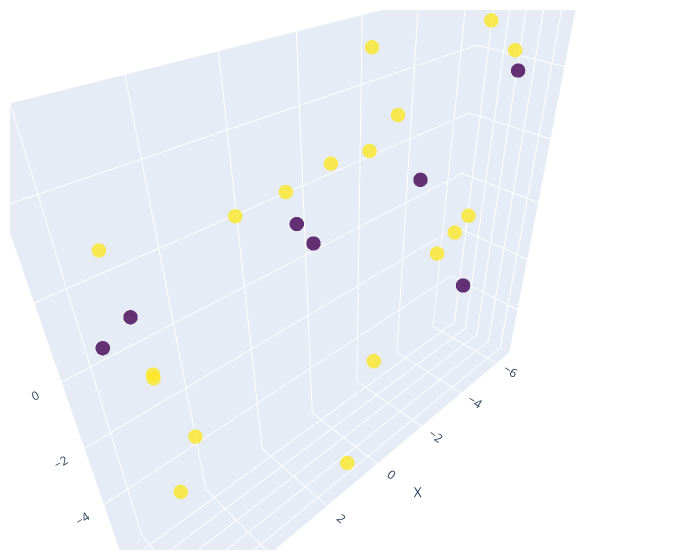
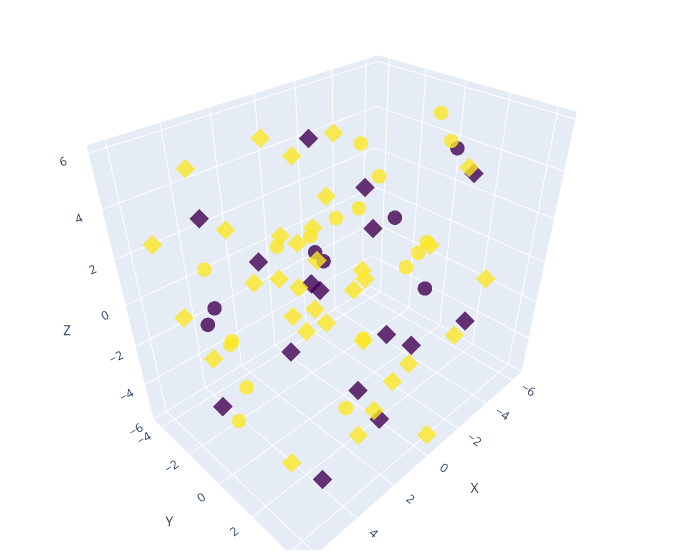

Write notebook code for charts like these, in order.
### Code cell
ea_y.plot_fitness()
best_solution_y = ea_y.get_best_solution()

plot_atoms(best_solution_y, atom_species_by_index)
plot_solution_with_walls((wall_down, wall_up), best_solution_y, atom_species_by_index)

### Figure 1 — Plotly figure (JSON) as saved in the notebook; plotly's stock layout.template omitted (floating-point values rounded to 4 significant figures)
{"data": [{"hoverinfo": "text", "marker": {"color": [4, 6, 6, 6, 6, 6, 6, 6, 4, 4, 4, 6, 6, 6, 4, 4, 6, 6, 6, 6, 6, 6, 6, 6, 4], "colorscale": [[0, "#440154"], [0.1111, "#482878"], [0.2222, "#3e4989"], [0.3333, "#31688e"], [0.4444, "#26828e"], [0.5556, "#1f9e89"], [0.6667, "#35b779"], [0.7778, "#6ece58"], [0.8889, "#b5de2b"], [1, "#fde725"]], "opacity": 0.8, "size": 5, "symbol": "circle"}, "mode": "markers", "text": ["Si", "O", "O", "O", "O", "O", "O", "O", "Si", "Si", "Si", "O", "O", "O", "Si", "Si", "O", "O", "O", "O", "O", "O", "O", "O", "Si"], "type": "scatter3d", "x": [-4.081, -4.004, 4.053, -3.177, 0.791, 5.115, -0.3737, -4.09, -0.1339, -3.748, -5.69, -6.364, -3.33, -4.322, 1.822, 6.23, 5.495, 5.493, 1.392, 2.329, 0.1203, 5.309, -1.18, 2.615, 4.976], "y": [0.8585, 0.4117, -1.305, 0.47, 0.9269, -0.4796, 0.7571, 0.7389, -1.232, -0.7369, 0.6498, -0.7762, -1.312, 1.287, 0.467, 0.2867, -0.6829, 0.3802, 1.058, -0.9717, 0.8858, -0.06577, -0.3152, 1.145, -1.282], "z": [-1.904, -0.2553, -3.622, -0.5537, -5.547, -4.081, -2.56, 0.3847, 0.3693, 1.07, 3.977, 4.852, 2.902, 4.893, 2.456, 1.699, 2.954, 0.6402, 3.86, 2.265, 3.664, 0.1078, 5.264, 3.735, 0.8013]}], "layout": {"margin": {"b": 10, "l": 10, "r": 20, "t": 10}, "scene": {"aspectmode": "data", "xaxis": {"title": {"text": "X"}}, "yaxis": {"title": {"text": "Y"}}, "zaxis": {"title": {"text": "Z"}}}, "showlegend": false, "width": 700}}

### Figure 2 — Plotly figure (JSON) as saved in the notebook; plotly's stock layout.template omitted (floating-point values rounded to 4 significant figures)
{"data": [{"hoverinfo": "text", "marker": {"color": [4, 6, 6, 6, 6, 6, 6, 6, 4, 4, 4, 6, 6, 6, 4, 4, 6, 6, 6, 6, 6, 6, 6, 6, 4], "colorscale": [[0, "#440154"], [0.1111, "#482878"], [0.2222, "#3e4989"], [0.3333, "#31688e"], [0.4444, "#26828e"], [0.5556, "#1f9e89"], [0.6667, "#35b779"], [0.7778, "#6ece58"], [0.8889, "#b5de2b"], [1, "#fde725"]], "opacity": 0.8, "size": 5, "symbol": "circle"}, "mode": "markers", "text": ["Si", "O", "O", "O", "O", "O", "O", "O", "Si", "Si", "Si", "O", "O", "O", "Si", "Si", "O", "O", "O", "O", "O", "O", "O", "O", "Si"], "type": "scatter3d", "x": [-4.081, -4.004, 4.053, -3.177, 0.791, 5.115, -0.3737, -4.09, -0.1339, -3.748, -5.69, -6.364, -3.33, -4.322, 1.822, 6.23, 5.495, 5.493, 1.392, 2.329, 0.1203, 5.309, -1.18, 2.615, 4.976], "y": [0.8585, 0.4117, -1.305, 0.47, 0.9269, -0.4796, 0.7571, 0.7389, -1.232, -0.7369, 0.6498, -0.7762, -1.312, 1.287, 0.467, 0.2867, -0.6829, 0.3802, 1.058, -0.9717, 0.8858, -0.06577, -0.3152, 1.145, -1.282], "z": [-1.904, -0.2553, -3.622, -0.5537, -5.547, -4.081, -2.56, 0.3847, 0.3693, 1.07, 3.977, 4.852, 2.902, 4.893, 2.456, 1.699, 2.954, 0.6402, 3.86, 2.265, 3.664, 0.1078, 5.264, 3.735, 0.8013]}, {"hoverinfo": "text", "marker": {"color": [4, 4, 4, 4, 4, 4, 4, 4, 6, 6, 6, 6, 6, 6, 6, 6, 6, 6, 6, 6, 6, 6, 4, 6, 6], "colorscale": [[0, "#440154"], [0.1111, "#482878"], [0.2222, "#3e4989"], [0.3333, "#31688e"], [0.4444, "#26828e"], [0.5556, "#1f9e89"], [0.6667, "#35b779"], [0.7778, "#6ece58"], [0.8889, "#b5de2b"], [1, "#fde725"]], "opacity": 0.8, "size": 5, "symbol": "diamond"}, "mode": "markers", "text": ["Si", "Si", "Si", "Si", "Si", "Si", "Si", "Si", "O", "O", "O", "O", "O", "O", "O", "O", "O", "O", "O", "O", "O", "O", "Si", "O", "O"], "type": "scatter3d", "x": [1.598, 4.105, 0.3854, 1.047, 1.961, -1.843, -1.442, 4.165, 0.1945, -0.5661, 0.04781, -2.462, 2.223, 4.374, 5.242, -1.94, 1.02, 2.728, 1.258, -3.031, 2.642, 5.177, -4.099, -1.163, 4.274], "y": [3.646, 3.03, 2.456, 2.408, 2.724, 4.432, 2.383, 2.881, 2.869, 4.177, 3.971, 3.659, 3.024, 2.209, 2.734, 1.946, 2.077, 4.206, 2.274, 4.326, 3.467, 4.131, 2.576, 4.268, 1.735], "z": [0.5616, -5.249, -5.346, 3.893, -2.434, -0.3809, -2.56, 3.536, -3.092, -5.646, 3.511, -1.883, -4.382, 2.067, -3.593, -4.148, 1.735, -1.786, -0.7567, 0.851, 3.564, 3.838, 4.107, 5.902, 4.713]}, {"hoverinfo": "text", "marker": {"color": [4, 4, 4, 4, 4, 4, 6, 6, 6, 6, 6, 6, 6, 6, 6, 6, 6, 6, 4, 6, 6, 6, 6, 6, 6], "colorscale": [[0, "#440154"], [0.1111, "#482878"], [0.2222, "#3e4989"], [0.3333, "#31688e"], [0.4444, "#26828e"], [0.5556, "#1f9e89"], [0.6667, "#35b779"], [0.7778, "#6ece58"], [0.8889, "#b5de2b"], [1, "#fde725"]], "opacity": 0.8, "size": 5, "symbol": "diamond"}, "mode": "markers", "text": ["Si", "Si", "Si", "Si", "Si", "Si", "O", "O", "O", "O", "O", "O", "O", "O", "O", "O", "O", "O", "Si", "O", "O", "O", "O", "O", "O"], "type": "scatter3d", "x": [0.7969, 4.698, -1.887, 3.957, -4.204, 2.18, -3.475, 2.698, 1.974, -0.9538, 5.65, 0.7699, 3.968, -1.722, -3.527, 5.455, -0.5797, -2.737, -0.09485, 1.809, 3.653, 0.6622, -1.419, -0.4706, 0.06643], "y": [-2.466, -2.211, -3.423, -3.126, -2.88, -2.343, -4.05, -3.518, -3.061, -2.032, -3.56, -1.709, -3.621, -3.37, -2.866, -2.644, -3.385, -3.796, -1.826, -2.117, -4.078, -3.126, -4.361, -2.181, -2.201], "z": [-4.552, -4.883, -3.089, 3.179, 1.519, 0.9048, 3.883, 2.032, -0.5321, -3.67, 2.671, 1.39, -3.663, -1.338, -3.612, -0.108, 4.007, 1.297, 5.326, 5.815, 4.656, -1.027, -3.181, 1.353, -3.66]}], "layout": {"margin": {"b": 10, "l": 10, "r": 20, "t": 10}, "scene": {"aspectmode": "data", "xaxis": {"title": {"text": "X"}}, "yaxis": {"title": {"text": "Y"}}, "zaxis": {"title": {"text": "Z"}}}, "showlegend": false, "width": 700}}
